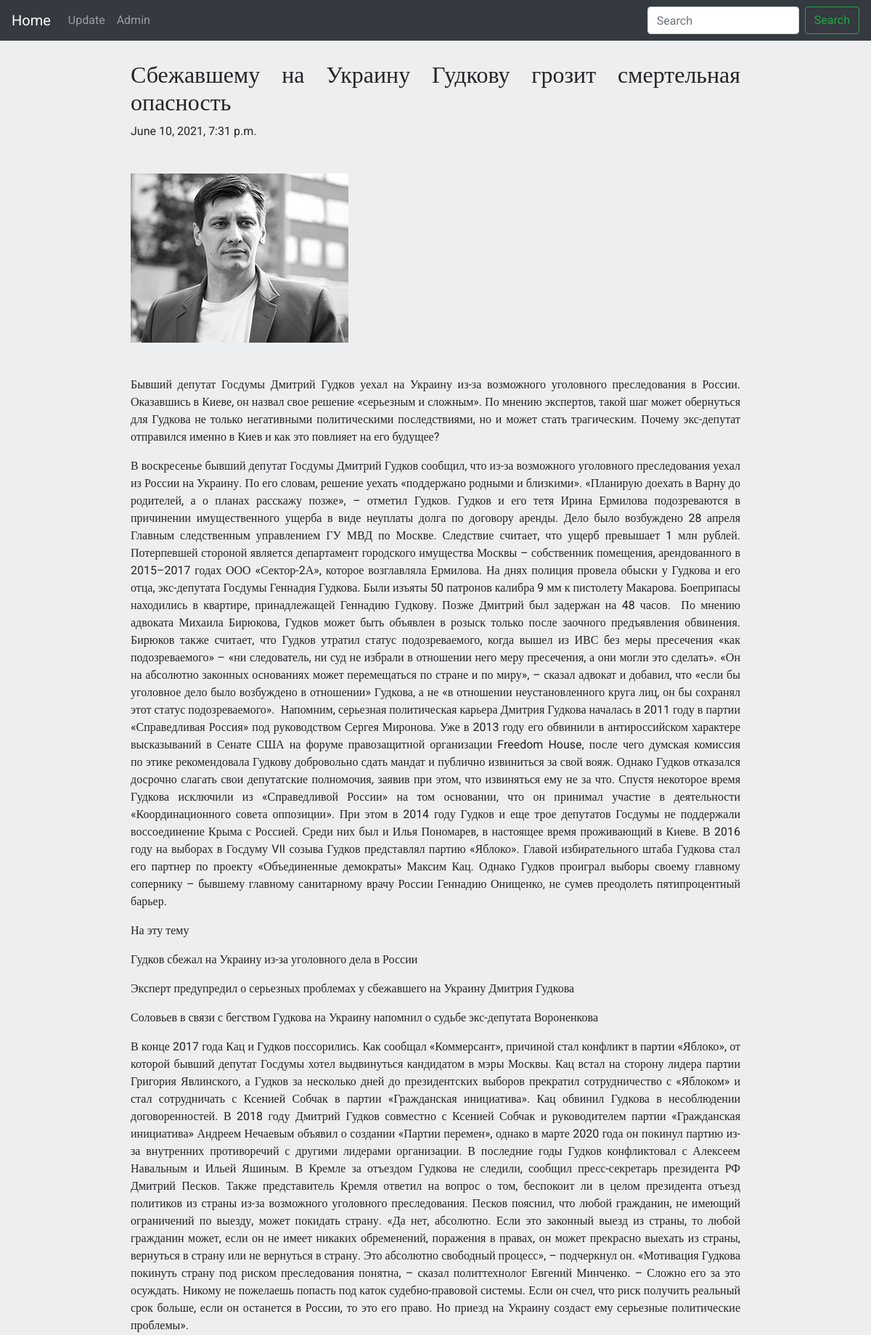
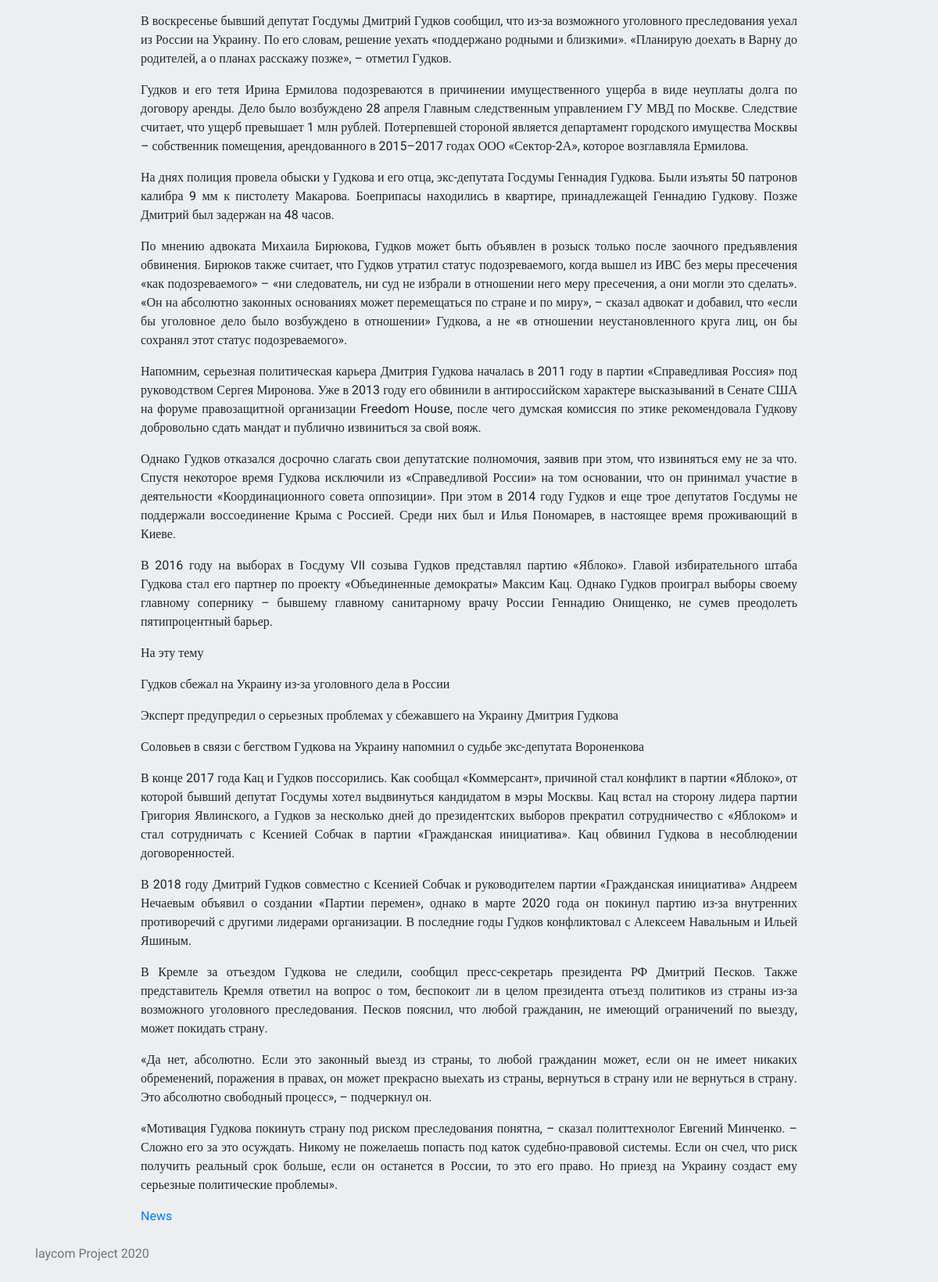
/news/1103012/, run on the app's committed database (2 pictures, top to bottom).
### clone/models.py (models this page shows, shortened)
class News(models.Model):
    article = models.CharField(max_length=64)
    text_news = models.TextField()
    descriptions = models.TextField(null=True)
    image = models.ImageField(upload_to='article', null=True)
    created = models.DateTimeField(auto_now_add=True, auto_now=False)
    link = models.CharField(max_length=64, null=True)

### clone/views.py (the view)
# urls.py: path('<int:link_id>/', views.show_news),
def show_news(request, link_id):
    target_news = News.objects.filter(link=link_id).get()
    news_text = target_news.text_news.split('\n')
    context = {
        "news": target_news,
        'news_text': news_text,
    }
    return render(request, "clone/single_news.html", context=context)

### clone/templates/clone/single_news.html
{% extends "clone/base_news.html" %}
{% block content %}
    <h2>{{ news.article }}</h2>
    <p>{{ news.created }}</p>
    <img src="{{ news.image.url }}" alt="Картинка поста" class="news-image"/>
    {% for p in news_text %}
        <p>{{ p }}</p>
    {% endfor %}
    <a href="/news/">News</a>
{% endblock content %}

### clone/static/clone/style.css (style rules this page uses)
html, body { height: 100%; width: 100%; font-family: 'Roboto', 'sans-serif'; background-color: #edeef0; overflow-x: hidden; }
.news-image { margin-top: 30px; margin-bottom: 30px; }

### data on the page
News: article "Сбежавшему на Украину Гудкову грозит смертельная опасность", created "June 10, 2021, 7:31 p.m.", image (picture)

### other printed values
{{ p }} "На эту тему" "Гудков сбежал на Украину из-за уголовного дела в России" "Эксперт предупредил о серьезных проблемах у сбежавшего на Украину Дмитрия Гудкова" "Соловьев в связи с бегством Гудкова на Украину напомнил о судьбе экс-депутата Вороненкова" "На эту тему" "Гудков сбежал на Украину из-за уголовного дела в России" "Эксперт предупредил о серьезных проблемах у сбежавшего на Украину Дмитрия Гудкова" "Соловьев в связи с бегством Гудкова на Украину напомнил о судьбе экс-депутата Вороненкова"
